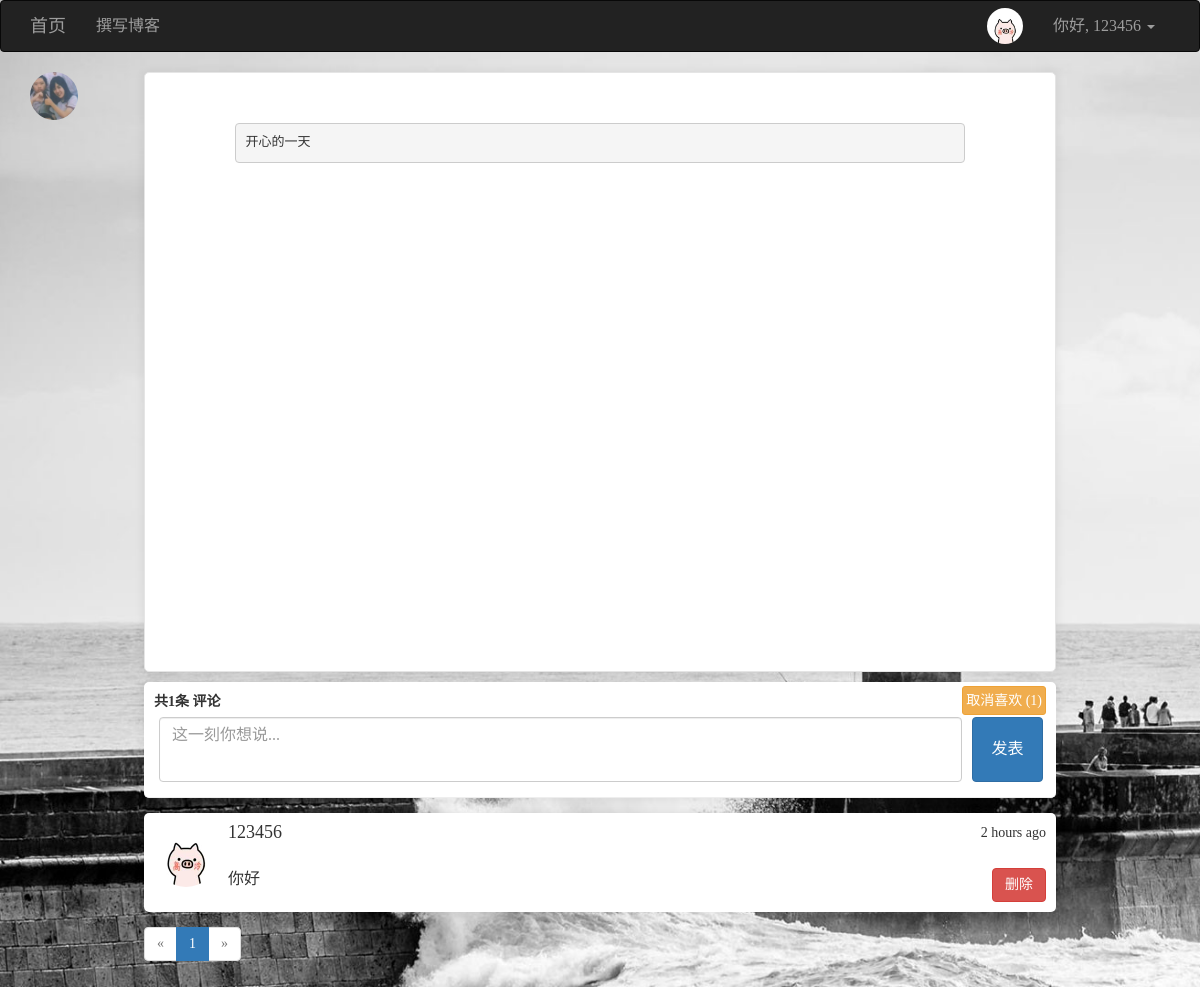
The app's page /posts/post_show/116/ (signed in) with its own data.
### app/models/users.py (models this page shows, shortened)
class User(UserMixin, db.Model):
    __tablename__ = 'users'
    id = db.Column(db.Integer, primary_key=True)
    username = db.Column(db.String(64), unique=True)
    password_hash = db.Column(db.String(128))
    email = db.Column(db.String(128), unique=True)
    confirmed = db.Column(db.Boolean, default=False)
    icon = db.Column(db.String(64), default='default.jpg')
    name = db.Column(db.String(64))
    location = db.Column(db.String(64))
    about_me = db.Column(db.Text())
    member_since = db.Column(db.DateTime(), default=datetime.utcnow)
    last_seen = db.Column(db.DateTime(), default=datetime.utcnow)
    posts = db.relationship('Posts', backref='user', lazy='dynamic', cascade='all, delete-orphan')
    favorites = db.relationship('Posts', secondary="collections", backref=db.backref('users', lazy='dynamic'), lazy='dynamic')
    comments = db.relationship('Comment', backref='user', lazy='dynamic', cascade='all, delete-orphan')
    @property
    def password(self):
        raise AttributeError('密码不可读')
    def is_favorite(self, pid):
        favorites = self.favorites.all()
        posts = list(filter(lambda p: p.id == pid, favorites))
        if len(posts) > 0:
            return True
        else:
            return False
    def ping(self):
        self.last_seen = datetime.utcnow()
        db.session.add(self)
        db.session.commit()

### app/models/posts.py (models this page shows, shortened)
class Posts(db.Model):
    __tablename__ = 'posts'
    id = db.Column(db.Integer, primary_key=True)
    rid = db.Column(db.Integer, index=True, default=0)
    content = db.Column(db.Text)
    timestamp = db.Column(db.DateTime, default=datetime.utcnow)
    uid = db.Column(db.Integer, db.ForeignKey('users.id', ondelete='CASCADE'))
    comments = db.relationship('Comment', backref='post', lazy='dynamic', cascade='all, delete-orphan')
    body_html = db.Column(db.Text)
    body_text = db.Column(db.Text)

### app/models/comments.py (models this page shows, shortened)
class Comment(db.Model):
    __tablename__ = 'comments'
    id = db.Column(db.Integer, primary_key=True)
    body = db.Column(db.Text)
    body_html = db.Column(db.Text)
    timestamp = db.Column(db.DateTime, index=True, default=datetime.utcnow)
    disabled = db.Column(db.Boolean)
    user_id = db.Column(db.Integer, db.ForeignKey('users.id', ondelete='CASCADE'))
    post_id = db.Column(db.Integer, db.ForeignKey('posts.id', ondelete='CASCADE'))

### app/views/posts.py (the view)
@posts.route('/post_show/<int:id>/', methods=['GET', 'POST'])
def post_show(id):
    post = Posts.query.get_or_404(id)
    form = CommentForm()
    if form.validate_on_submit():
        comment = Comment(body=form.body.data, post=post, user=current_user._get_current_object())
        db.session.add(comment)
        db.session.commit()
        flash('评论成功')
        return redirect(url_for('posts.post_show', id=post.id, page=-1))
    page = request.args.get('page', 1, type=int)  # 用户想查看第几页
    if page == -1:
        page = (post.comments.count() - 1) // 6 + 1
    pagination = post.comments.order_by(Comment.timestamp.asc()).paginate(page, per_page=6, error_out=False)
    comments = pagination.items
    return render_template('posts/post_show.html', post=post, form=form, comments=comments, pagination=pagination, count=post.comments.count(), fav_count=post.rid)

### app/forms/posts.py
class CommentForm(FlaskForm):
    body = TextAreaField("评论", render_kw={'placeholder': '这一刻你想说...'}, validators=[DataRequired()])
    submit = SubmitField('发表')

### app/models/users.py (called while the page is built)
@loginmanager.user_loader
def user_loader(uid):
    return User.query.get(int(uid))

### app/views/user.py (called while the page is built)
@user.before_app_request
def before_request():
    if current_user.is_authenticated:
        current_user.ping()

### app/templates/posts/post_show.html (shortened to what this page needs)
{% extends 'commons/base.html' %}
{% from 'commons/macro.html' import pagination_show %}
{% block styles %}
    {{ super() }}
{% endblock %}
{% block page_content %}
    <img style="width: 48px; height: 48px; border-radius: 50%; float: left;" src="{{ url_for('static', filename='uploads/' + post.user.icon) }}" alt="...">
    <div class="content">
        {% if post.body_html %}
            {{ post.body_html | safe }}
        {% else %}
            {{ post.content }}
        {% endif %}
    </div>
    <div class="content2">
        <form method="post" style="box-shadow: 0 1px 10px 2px rgba(0, 0, 0, .06); border-radius: 5px; padding: 10px; padding-bottom: 15px; border-bottom: 1px solid #eee; background: white">
            {{ form.hidden_tag() }}<b>共{{ count }}条</b>
            {{ form.body.label }}
            {% if current_user.is_authenticated %}
                {% if current_user.username != post.user.username %}
                    <span class="btn btn-warning btn-sm" style="float: right; margin-top: -6px; font-size: 14px; padding: 3px;">
                        <span class="collect" url="{{ url_for('posts.collect', pid=post.id) }}">
                            {% if current_user.is_favorite(post.id) %}
                                取消喜欢
                            {% else %}
                                喜欢
                            {% endif %}
                        </span>
                        (<span class="collect_count">{{ fav_count }}</span>)
                    </span>
                {% else %}
                    <span class="btn btn-warning btn-sm disabled" style="float: right; margin-top: -6px; font-size: 14px; padding: 3px;">被({{ fav_count }})人喜欢</span>
                {% endif %}
            {% else %}
                <span class="btn btn-warning btn-sm disabled" style="float: right; margin-top: -6px; font-size: 14px; padding: 3px;">被({{ fav_count }})人喜欢</span>
            {% endif %}
            {% if current_user.is_authenticated %}
                {{ form.body(class="content_pl form-control") }}
                {{ form.submit(class="content_sub btn btn-primary") }}
            {% endif %}
        </form>
        {% for comment in comments %}
            <div class="media" style="box-shadow: 0 1px 10px 2px rgba(0, 0, 0, .06); border-radius: 5px; padding: 10px; margin-bottom: -5px; background: white">
                <div class="media-left">
                    <a href="{{ url_for('user.user_info', username=comment.user.username) }}" target="_blank">
                        <img class="media-object" style="width: 64px; height: 64px; border-radius: 50%" src="{{ url_for('static', filename='uploads/' + comment.user.icon) }}" alt="...">
                    </a>
                </div>
                <div class="media-body">
                    <div style="float: right">{{ moment(comment.timestamp).fromNow() }}</div>
                    <h4 class="media-heading">{{ comment.user.username }}</h4><br>
                    <span style="max-width: 950px; font-size: 16px">
                        {% if comment.body_html %}
                            {{ comment.body_html | safe }}
                        {% else %}
                            {{ comment.body }}
                        {% endif %}
                    </span>
                    {% if current_user.username == post.user.username %}
                        <a style="float: right" class="btn btn-danger" href="{{ url_for('posts.del_comment', id=comment.id) }}">删除</a>
                    {% elif current_user.id == comment.user_id %}
                        <a style="float: right" class="btn btn-danger" href="{{ url_for('posts.del_comment', id=comment.id) }}">删除</a>
                    {% endif %}
                </div>
            </div>
        {% endfor %}
        {{ pagination_show(pagination,'posts.post_show',pid=post.id) }}
    </div>
{% endblock %}

### app/templates/commons/base.html (shortened to what this page needs)
{% extends 'bootstrap/base.html' %}
{% import 'bootstrap/wtf.html' as wtf %}
{% block navbar %}
    <nav class="navbar navbar-inverse" style="-webkit-user-select: none; font-size: 16px;">
        <div class="container">
            <div class="navbar-header">
                <a class="navbar-brand" href="{{ url_for('main.index') }}">首页</a>
            </div>
            <div class="collapse navbar-collapse">
                <ul class="nav navbar-nav">
                    {% if current_user.is_authenticated %}
                        <li><a href="{{ url_for('posts.index') }}">撰写博客</a></li>
                    {% endif %}
                </ul>
                <ul class="nav navbar-nav navbar-right">
                    {% if current_user.is_authenticated %}
                        <li>
                            <a href="{{ url_for('user.index', username=current_user.username) }}">
                                <img style="width: 36px; height: 36px; border-radius: 50%; float: left; margin-top: -8px" src="{{ url_for('static', filename='uploads/' + current_user.icon) }}" alt="...">
                            </a>
                        </li>
                        <li class="dropdown">
                            <a href="#" class="dropdown-toggle" data-toggle="dropdown" role="button" aria-haspopup="true"
                               aria-expanded="false">你好, {{ current_user.username }} <span class="caret"></span></a>
                        </li>
                    {% else %}
                        <li><a href="{{ url_for('user.register') }}">注册</a></li>
                        <li><a href="{{ url_for('user.login') }}">登录</a></li>
                    {% endif %}
                </ul>
            </div>
        </div>
    </nav>
{% endblock %}
{% block content %}
    <div class="container">
        {% block page_content %}
        {% endblock %}
    </div>
{% endblock %}
{% block styles %}
    {{ super() }}
{% endblock %}

### app/templates/commons/base.html (style rules this page uses)
body { font-family: "田氏宋体旧字形"; -webkit-user-select: none; background-image: url(/images/1214885.jpg); -webkit-background-size: cover; -o-background-size: cover; background-size: cover; z-index: -2; }

### app/templates/posts/post_show.html (style rules this page uses)
.content { width: 80%; min-height: 600px; padding: 50px 90px; word-wrap: break-word; word-break: break-all; border: 1px solid #e5e5e5; box-shadow: 0 1px 10px 2px rgba(0, 0, 0, .06); margin: auto; margin-bottom: 10px; border-radius: 5px; background: white; }
body { -webkit-user-select: auto; }
.content2 { width: 80%; margin: auto; }
.content_pl { width: 90%; min-height: 65px; resize: none; font-size: 16px; float: left; margin-left: 5px; margin-right: 10px; }
.content_sub { width: 8%; min-height: 65px; display: block; font-size: 16px; }

### records on screen
User: icon (picture), username "123456"
User: icon (picture)
Posts: body_html "开心的一天"
Comment: icon (picture), timestamp "2 hours ago", user.username "123456", body_html "你好"

### other values on screen
{{ count }} "1"
{{ fav_count }} "1"
{{ p }} "1"
